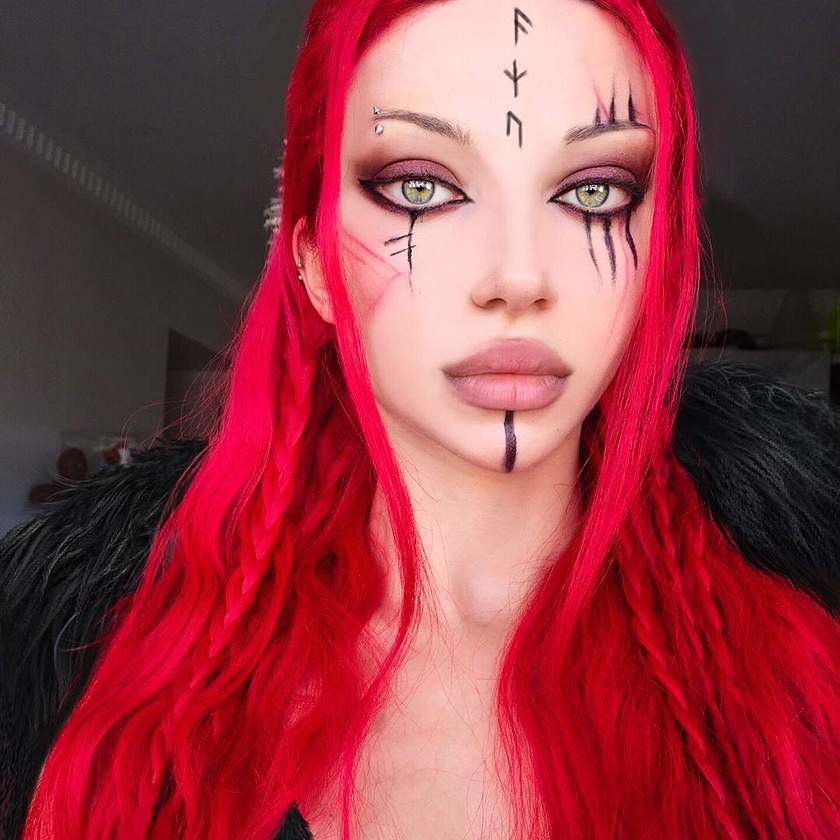
#> input picture src/fotos/rostoolhos.jpg, 840 x 840 px, shrunk from 1080 x 1080 before the run
$ python first.py
#> lines starting #> are read from the running program, lines starting #| are printed output that depends on the picture; after the words box and inside, x2 and y2 are one past the last pixel; in counts of white or black regions, pixels touching at a corner belong together
import cv2

carrega_algoritmo = cv2.CascadeClassifier("haarcascades/haarcascade_frontalface_default.xml")

image = cv2.imread("fotos/rostoolhos.jpg")
#> image is the input picture: shape (840, 840, 3); mean B, G, R 68.6, 59.4, 144.3

imagecinza = cv2.cvtColor(image, cv2.COLOR_BGR2GRAY)
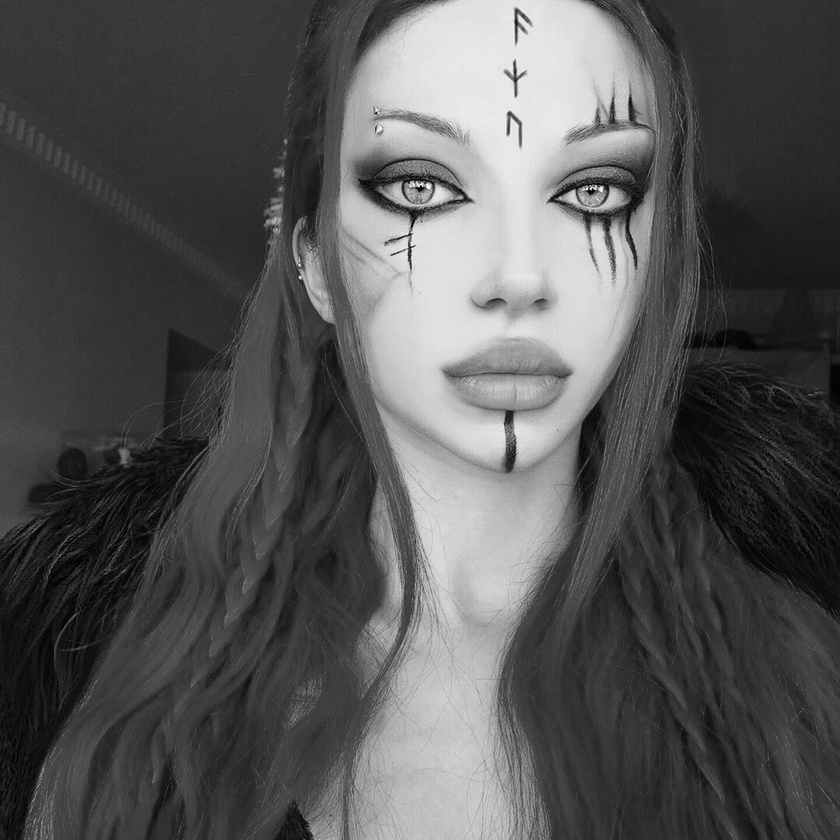
#> imagecinza: shape (840, 840); min 0, max 253, mean 85.8

faces = carrega_algoritmo.detectMultiScale(imagecinza)
#> faces = [[284, 39, 440, 440]]

print(faces)
#| [[284  39 440 440]]

for(x, y, l, a) in faces:
	cv2.rectangle(image, (x, y), (x + l, y + a), (0,255,0), 2)
#> this loop made 1 pass
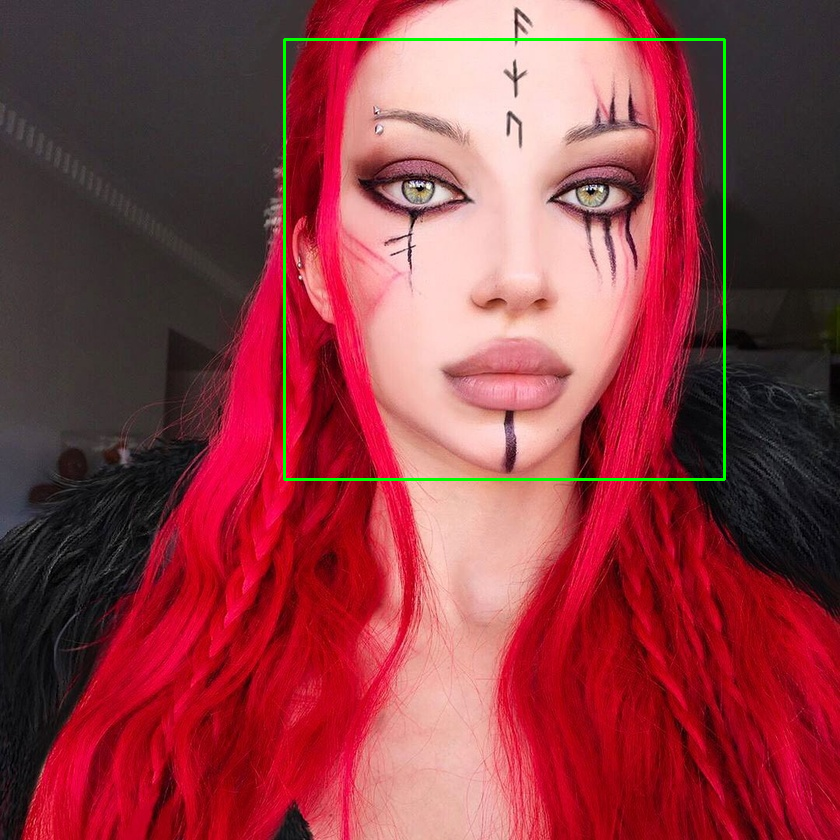
#> image: shape (840, 840, 3); 0.75% of pixels changed, all inside (x1, y1, x2, y2) = (283, 38, 726, 481)

cv2.imshow("Faces", image)
cv2.waitKey()

$ run again, with src/fotos/amor.jpg copied over src/fotos/rostoolhos.jpg
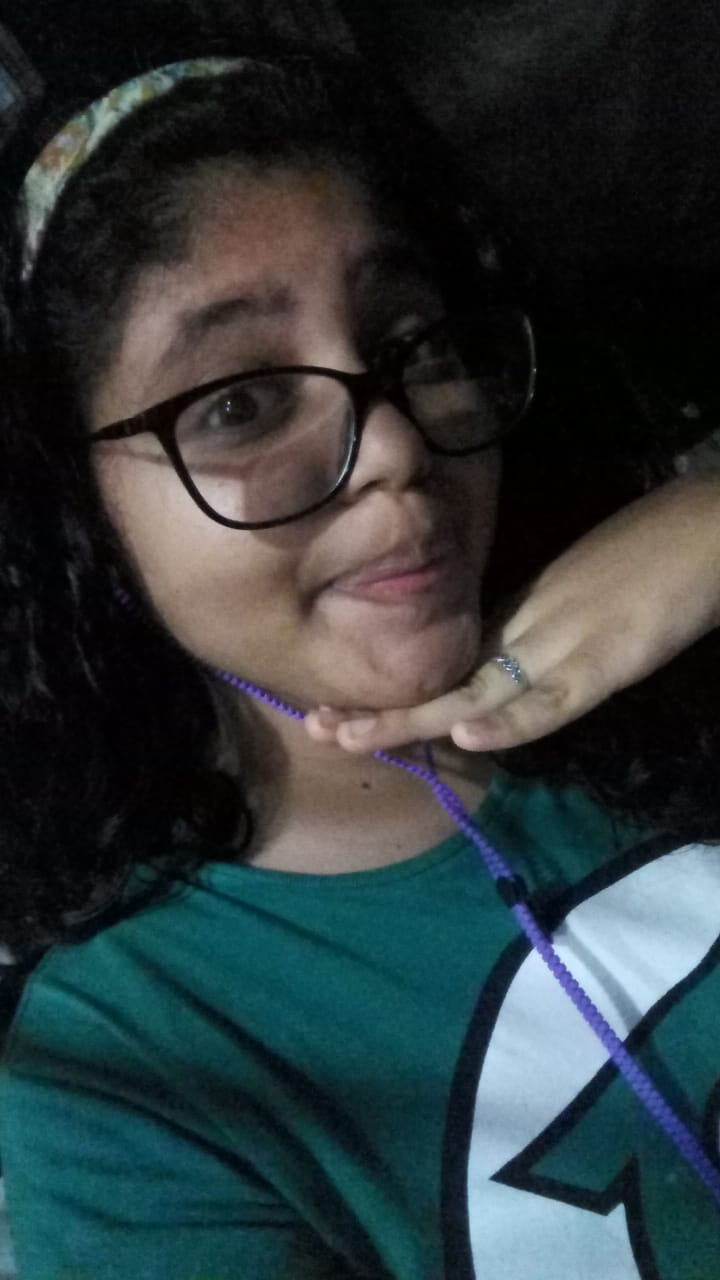
#> input picture src/fotos/amor.jpg, 720 x 1280 px
#> image is the input picture: shape (1280, 720, 3); mean B, G, R 57.3, 55.6, 46.1
#> `imagecinza = cv2.cvtColor(image, cv2.COLOR_BGR2GRAY)`:
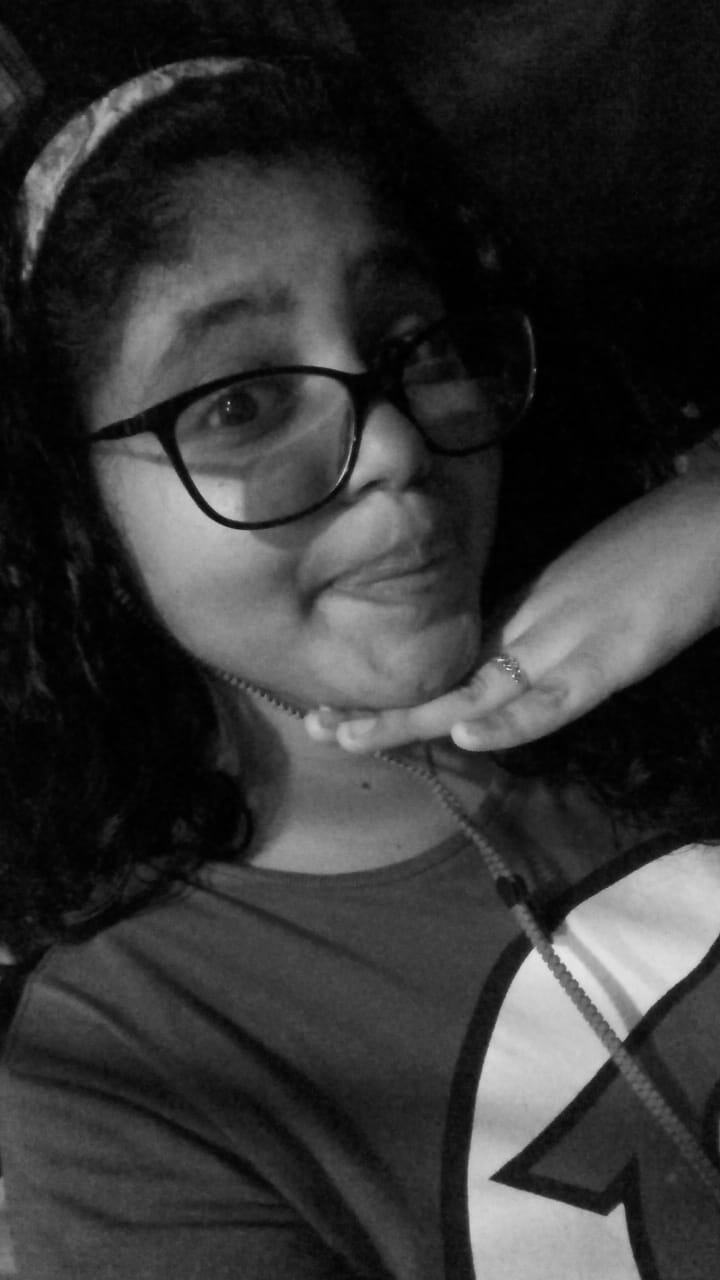
#> imagecinza: shape (1280, 720); min 0, max 232, mean 52.9
#> faces = ()

$ run again, with src/fotos/image1.jpg copied over src/fotos/rostoolhos.jpg
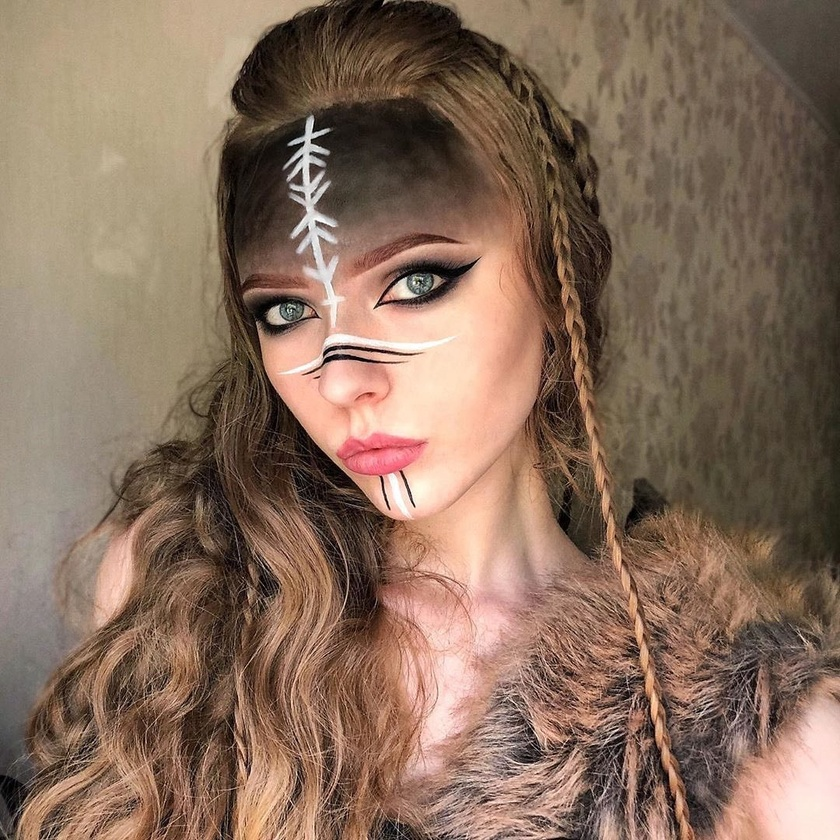
#> input picture src/fotos/image1.jpg, 840 x 840 px, shrunk from 1080 x 1080 before the run
#> image is the input picture: shape (840, 840, 3); mean B, G, R 92.3, 110, 135.7
#> `imagecinza = cv2.cvtColor(image, cv2.COLOR_BGR2GRAY)`:
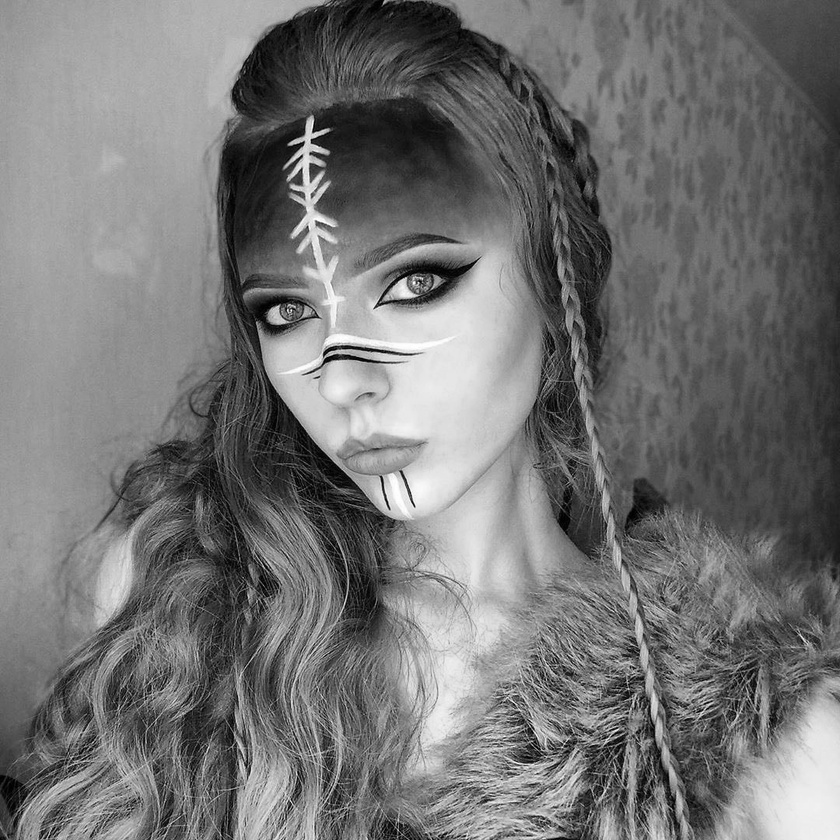
#> imagecinza: shape (840, 840); min 0, max 255, mean 115.7
#> faces = [[582, 124, 56, 56], [302, 205, 61, 61], [392, 534, 169, 169]]
#| [[582 124  56  56]
#|  [302 205  61  61]
#|  [392 534 169 169]]
#> the loop `for(x, y, l, a) in faces:` made 3 passes
#> after the loop `for(x, y, l, a) in faces:`:
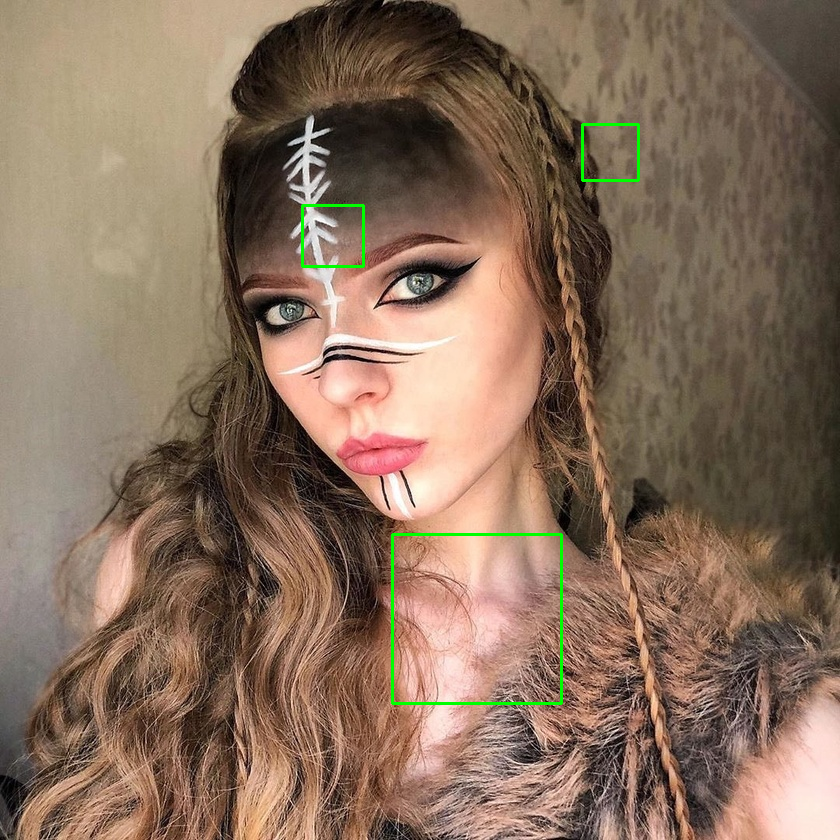
#> image: shape (840, 840, 3); 0.48% of pixels changed, all inside (x1, y1, x2, y2) = (301, 123, 640, 705)
